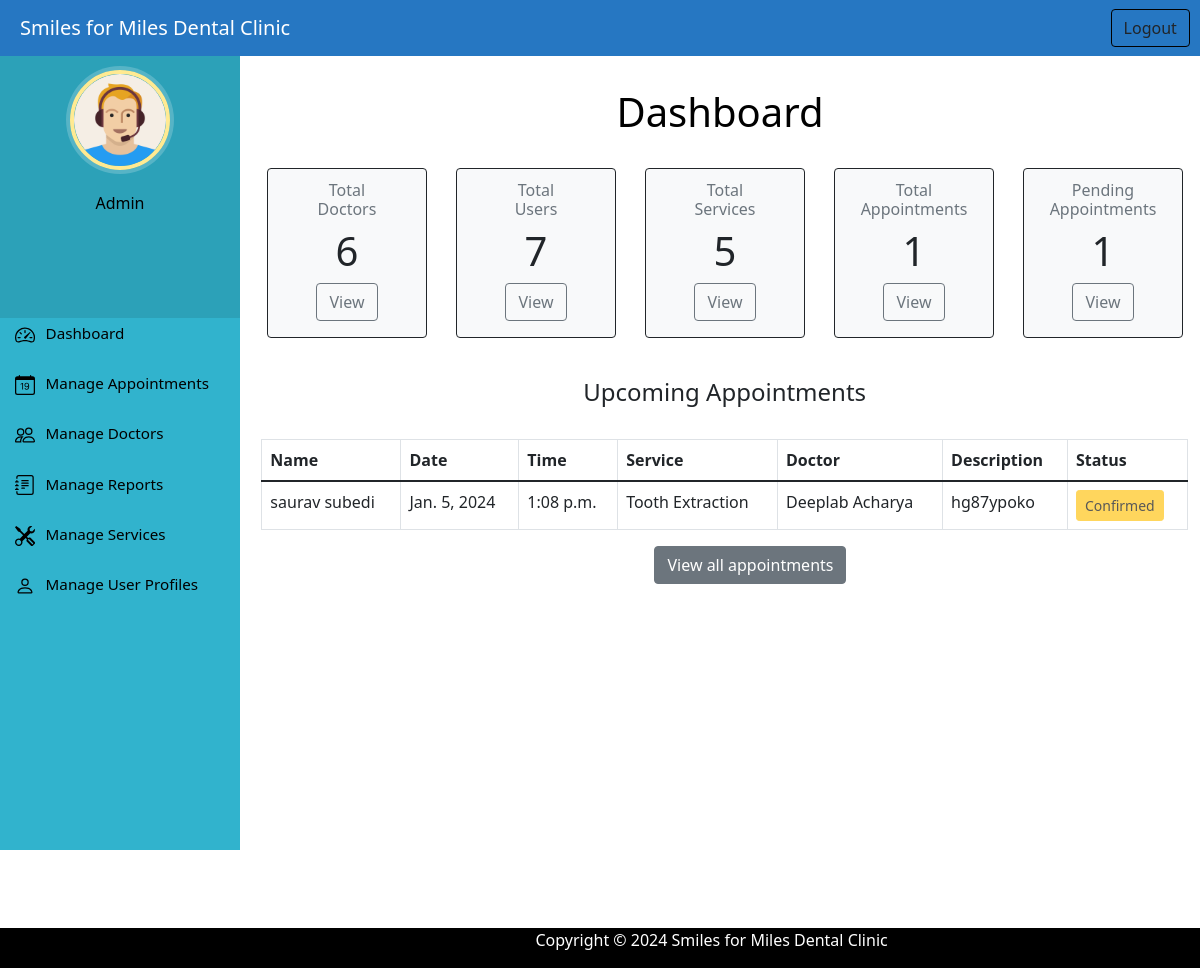
Screenshot of /admindashboard (signed in) with the database file from the repository.
### home/models.py (models this page shows, shortened)
class Appointment(models.Model):
    patientUser = models.ForeignKey(PatientUser, blank=False, null=False, on_delete=models.CASCADE)
    doctor = models.ForeignKey(Doctor, blank=False, null=False, on_delete=models.CASCADE)
    service = models.ForeignKey(Service, blank=False, null=False, on_delete=models.CASCADE)
    date = models.DateField()
    time = models.TimeField()
    description = models.TextField()
    status = models.IntegerField('Status', default=0)

class PatientUser(models.Model):
    user=models.OneToOneField(User, null=True, blank=False,on_delete=models.CASCADE)
    date_of_birth = models.DateField()
    phone_number = models.CharField(max_length=15)
    address = models.CharField(max_length=50)
    profile_picture = models.ImageField(upload_to='profile_pic/user_profile_pic/', default='img/defaultuser.png')
    def __str__(self):
        return self.user.first_name+" "+self.user.last_name

class Service(models.Model):
    service_name = models.CharField('Service',max_length=50)
    cost = models.IntegerField()
    description = models.TextField()
    def __str__(self):
        return self.service_name

class Doctor(models.Model):
    full_name = models.CharField(max_length=100)
    qualification = models.CharField(max_length=50)
    date_of_birth = models.DateField()
    email = models.EmailField(max_length=100)
    phone_number = models.CharField(max_length=15)
    address = models.CharField(max_length=50)
    profile_picture = models.ImageField(upload_to='profile_pic/doctor_profile_pic/',null=True,blank=True)
    experience = models.CharField(max_length=10, default="1 year")
    def __str__(self):
        return self.full_name

### home/views.py (the view)
# urls.py: path('admindashboard', views.admindashboard, name ='admindashboard'),
@login_required(login_url='/adminlogin') #Decorators for authentication
@user_passes_test(is_admin) #Checking if the user is admin or not
def admindashboard(request):
    appointment=Appointment.objects.all().order_by('-id').filter(status=1)
    doctorcount=Doctor.objects.all().count()
    patientcount=PatientUser.objects.all().count()
    servicecount=Service.objects.all().count()
    appointmentcount = Appointment.objects.all().filter(status__gte=1).count()
    pendingappointmentcount = Appointment.objects.all().filter(status=0).count()
    mydict={
    'appointment':appointment,
    'doctorcount':doctorcount,
    'patientcount': patientcount,
    'servicecount': servicecount,
    'appointmentcount':appointmentcount,
    'pendingappointmentcount':pendingappointmentcount,
    }
    return render(request,'admindashboard.html', context=mydict)

### home/views.py (called while the page is built)
def is_admin(user):
    return user.groups.filter(name='ADMIN').exists()

### templates/admindashboard.html (shortened to what this page needs)
{% extends 'adminbase.html' %}
{% load static %}
{% block content %}
<h1 class="text-center" style="margin-top: 40px; color: black;">Dashboard</h1>
<br>
<div style="width: 100%; height: 100%;">
  <div class="container">
    <div class="row">
      <div class="col" style="margin-bottom: 40px; margin-left: 15px;">
        <div class="card bg-light border-dark" style="width: 10rem;">
          <div class="card-body" style="text-align: center;">
            <h6 class="card-subtitle mb-2 text-muted">Total<br>Doctors</h6>
            <h1 class="card-title">{{doctorcount}}</h1>
            <a href="/admin_view_doctors" class="btn btn-outline-secondary">View</a>
          </div>
        </div>
      </div>
      <div class="col" style="margin-bottom: 40px;">
        <div class="card bg-light border-dark" style="width: 10rem;">
          <div class="card-body" style="text-align: center;">
            <h6 class="card-subtitle mb-2 text-muted">Total<br>Users</h6>
            <h1 class="card-title">{{patientcount}}</h1>
            <a href="/admin_view_users" class="btn btn-outline-secondary">View</a>
          </div>
        </div>
      </div>
      <div class="col" style="margin-bottom: 40px;">
        <div class="card bg-light border-dark" style="width: 10rem;">
          <div class="card-body" style="text-align: center;">
            <h6 class="card-subtitle mb-2 text-muted">Total<br>Services</h6>
            <h1 class="card-title">{{servicecount}}</h1>
            <a href="/admin_view_services" class="btn btn-outline-secondary">View</a>
          </div>
        </div>
      </div>
      <div class="col" style="margin-bottom: 40px;">
        <div class="card bg-light border-dark" style="width: 10rem;">
          <div class="card-body" style="text-align: center;">
            <h6 class="card-subtitle mb-2 text-muted">Total Appointments</h6>
            <h1 class="card-title">{{appointmentcount}}</h1>
            <a href="/admin_view_appointment" class="btn btn-outline-secondary">View</a>
          </div>
        </div>
      </div>
      <div class="col" style="margin-bottom: 40px;">
        <div class="card bg-light border-dark" style="width: 10rem;">
          <div class="card-body" style="text-align: center;">
            <h6 class="card-subtitle mb-2 text-muted">Pending Appointments</h6>
            <h1 class="card-title">{{pendingappointmentcount}}</h1>
            <a href="/admin_approve_appointment" class="btn btn-outline-secondary">View</a>
          </div>
        </div>
      </div>
    </div>
        <div style="margin-left:1%; ">
          <div class="panel-heading" style="text-align:center;">
            <h4 class="panel-title">Upcoming Appointments</h4><br>
          </div>
          <table class="table table-bordered">
            <thead >
            <tr>
              <th>Name</th>
              <th>Date</th>
              <th>Time</th>
              <th>Service</th>
              <th>Doctor</th>
              <th>Description</th>
              <th>Status</th>
            </tr>
          </thead>
          {% for a in appointment %}
          <tr>
            <td> {{a.patientUser}}</td>
            <td>{{a.date}}</td>
            <td>{{a.time}}</td>
            <td>{{a.service}}</td>
            <td>{{a.doctor}}</td>
            <td>{{a.description}}</td>
            <td> <button class="btn btn-sm btn-warning" disabled data-bs-toggle="button" >Confirmed</button></td>
          </tr>
          {% endfor %}
          </table>
        </div>
        <a type="button" class="btn btn-secondary" href="/admin_view_appointment" style="margin-left: 43%;" >View all appointments</a>
      </div>
    </div>
  {% endblock content %}

### static/css/dashboardstyle.css (style rules this page uses)
a:link { text-decoration: none; }
a { color: white; }
h6 { color: black; }
body { padding-left: 240px; color: black; }

### rows the page displays
Appointment: patientUser "saurav subedi", date "Jan. 5, 2024", time "1:08 p.m.", service "Tooth Extraction", doctor "Deeplab Acharya", description "hg87ypoko"

### other values shown
{{ doctorcount }} "6"
{{ patientcount }} "7"
{{ servicecount }} "5"
{{ appointmentcount }} "1"
{{ pendingappointmentcount }} "1"
